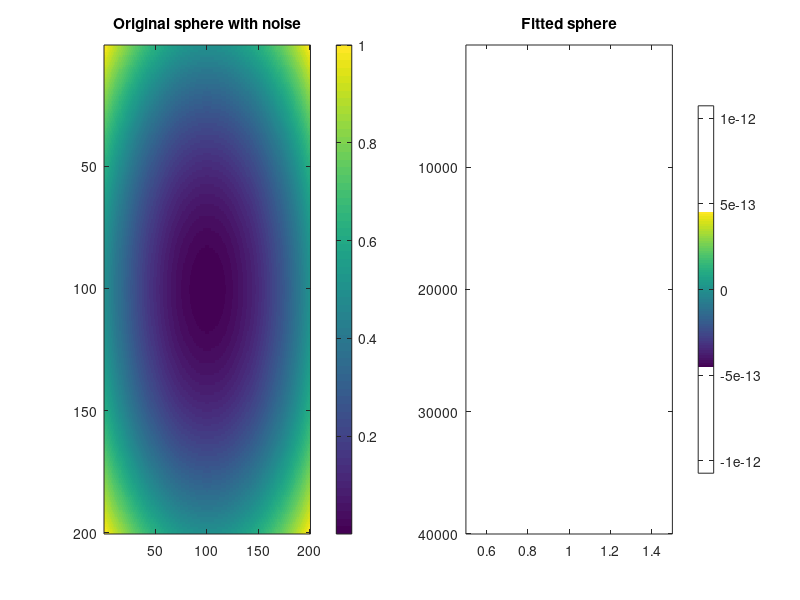

Source code (MATLAB): (Note: this script raises an error after producing the figure.)
% Define sphere parameters
radius = 2500;  % mm
center = [0, 0, 0];  % mm

% Generate a part of the sphere
[X, Y] = meshgrid(linspace(-50, 50, 200));  % 200x200 grid from -50 to +50 in both X and Y

% Z coordinate calculation (based on equation of sphere)
R_square = radius^2 - (X - center(1)).^2 - (Y - center(2)).^2;
mask = R_square < 0;
R_square(mask) = 0;
Z = sqrt(R_square) + center(3);

Z = -(Z-2500);

% Add some random noise
%Z = Z + 0.01 * radius * randn(size(Z));

% Fit sphere to noisy data
[sphere_params, Z_fit] = fitSphere(X, Y, Z);

% Display the fitted sphere parameters
disp(sphere_params)

% Plot the original and fitted spheres
figure;
subplot(1, 2, 1);
imagesc(Z);colorbar;
%surf(X, Y, Z);
title('Original sphere with noise');

subplot(1, 2, 2);
%surf(X, Y, Z_fit);
imagesc(Z_fit);colorbar;
title('Fitted sphere');

imagesc(Z-Z_fit);colorbar;
